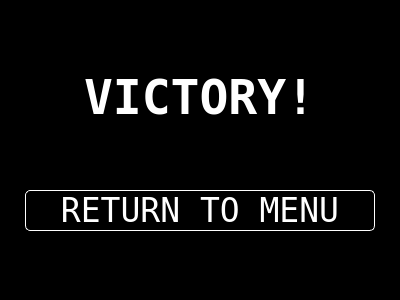
<?xml version="1.0" encoding="UTF-8"?>
<ui version="4.0">
 <class>victory</class>
 <widget class="QWidget" name="victory">
  <property name="geometry">
   <rect>
    <x>0</x>
    <y>0</y>
    <width>400</width>
    <height>300</height>
   </rect>
  </property>
  <property name="windowTitle">
   <string>Form</string>
  </property>
  <property name="styleSheet">
   <string notr="true">QWidget {color:white;background:black;}</string>
  </property>
  <layout class="QVBoxLayout" name="verticalLayout_2">
   <item>
    <layout class="QVBoxLayout" name="verticalLayout">
     <item>
      <spacer name="verticalSpacer_2">
       <property name="orientation">
        <enum>Qt::Vertical</enum>
       </property>
       <property name="sizeHint" stdset="0">
        <size>
         <width>20</width>
         <height>40</height>
        </size>
       </property>
      </spacer>
     </item>
     <item alignment="Qt::AlignHCenter">
      <widget class="QLabel" name="label">
       <property name="font">
        <font>
         <family>Fixedsys</family>
         <pointsize>36</pointsize>
         <weight>75</weight>
         <bold>true</bold>
        </font>
       </property>
       <property name="text">
        <string>VICTORY!</string>
       </property>
      </widget>
     </item>
     <item>
      <spacer name="verticalSpacer_3">
       <property name="orientation">
        <enum>Qt::Vertical</enum>
       </property>
       <property name="sizeHint" stdset="0">
        <size>
         <width>20</width>
         <height>40</height>
        </size>
       </property>
      </spacer>
     </item>
     <item alignment="Qt::AlignHCenter">
      <widget class="QPushButton" name="pushButton">
       <property name="minimumSize">
        <size>
         <width>350</width>
         <height>0</height>
        </size>
       </property>
       <property name="maximumSize">
        <size>
         <width>350</width>
         <height>16777215</height>
        </size>
       </property>
       <property name="font">
        <font>
         <family>Fixedsys</family>
         <pointsize>25</pointsize>
        </font>
       </property>
       <property name="styleSheet">
        <string notr="true">QPushButton {border:1px solid white; border-radius:5px;}</string>
       </property>
       <property name="text">
        <string>RETURN TO MENU</string>
       </property>
      </widget>
     </item>
     <item>
      <spacer name="verticalSpacer">
       <property name="orientation">
        <enum>Qt::Vertical</enum>
       </property>
       <property name="sizeHint" stdset="0">
        <size>
         <width>20</width>
         <height>40</height>
        </size>
       </property>
      </spacer>
     </item>
    </layout>
   </item>
  </layout>
 </widget>
 <resources/>
 <connections/>
</ui>
